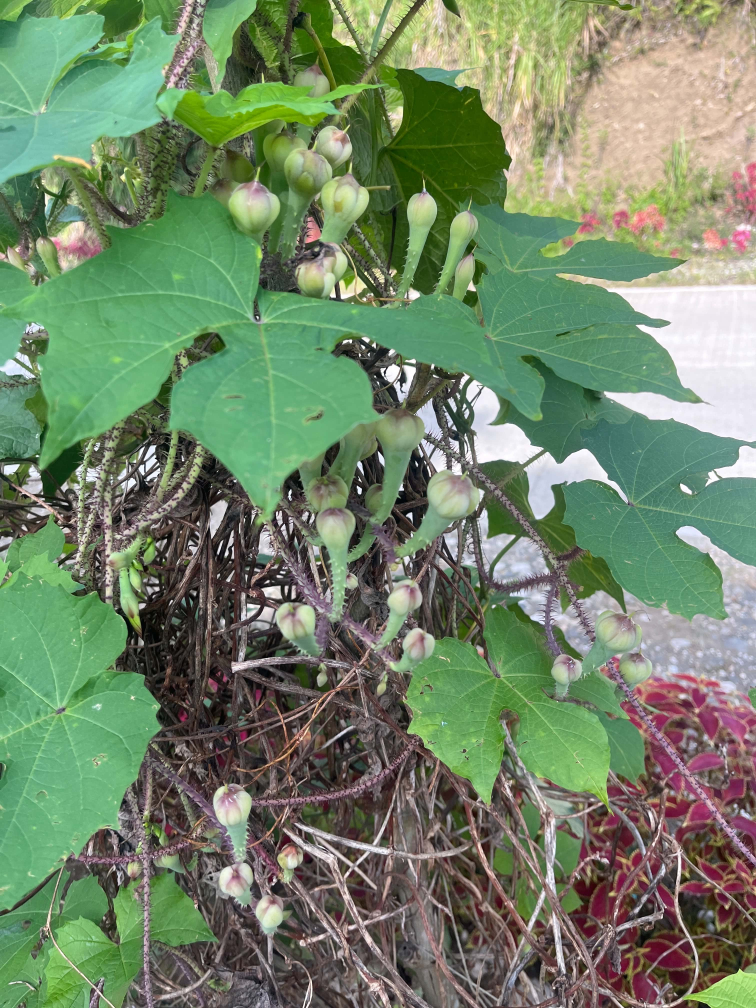
#> input picture assets/COBRA VINE/a2840fdd-4d35-4314-bba9-a325ac9b5b4d.jpeg, 3024 x 4032 px (shown at 1/4 size); its folder holds only this picture in this run; the run also reads 1 picture not shown here
$ python build.py
#> lines starting #> are read from the running program, lines starting #| are printed output that depends on the picture
"""Prepare small static assets for local use and Vercel's CDN.

Run normally after changing assets/. Vercel runs --check against the committed
web copies, so original photographs never need to enter the function bundle.
"""

from __future__ import annotations

import argparse
import hashlib
import json
from pathlib import Path
import sys

from PIL import Image, ImageOps

from plant_data import IMAGE_EXTENSIONS


ROOT = Path(__file__).resolve().parent
MANIFEST_VERSION = 1
STATIC_FILES = (
    "styles.css", "app.js", "map.css", "map.js", "favicon.svg",
    "vendor/leaflet/leaflet.js", "vendor/leaflet/leaflet.css", "vendor/leaflet/LICENSE",
    "vendor/leaflet/images/layers.png", "vendor/leaflet/images/layers-2x.png",
    "vendor/leaflet/images/marker-icon.png", "vendor/leaflet/images/marker-icon-2x.png",
    "vendor/leaflet/images/marker-shadow.png",
)


def prepare_photos(root: Path) -> dict:
    source = root / "assets"
    if not source.is_dir():
        raise ValueError("Original assets/ folder is missing. Use --check to verify prepared web photos.")
    folders: dict[str, list[str]] = {}
    source_hashes: dict[str, str] = {}
    source_bytes = 0
    for folder in sorted(source.iterdir(), key=lambda p: p.name.casefold()):
        if not folder.is_dir():
            continue
        names = []
        for path in sorted(folder.iterdir(), key=lambda p: p.name.casefold()):
            if not path.is_file() or path.suffix.lower() not in IMAGE_EXTENSIONS:
                continue
            relative = path.relative_to(source).as_posix()
            # Keep the original extension in the stem to prevent filename collisions.
            target_name = relative + ".webp"
            source_bytes += path.stat().st_size
            with path.open("rb") as original:
                source_hashes[relative] = hashlib.file_digest(original, "sha256").hexdigest()
            with Image.open(path) as original:
#> original is the input picture: PIL image 3024x4032 RGB; mean R, G, B 115.1, 134, 104.4
                image = ImageOps.exif_transpose(original).convert("RGB")
                for directory, edge, quality in (("media", 1200, 82), ("thumbnails", 120, 78)):
                    resized = image.copy()
                    resized.thumbnail((edge, edge), Image.Resampling.LANCZOS)
                    target = root / "public" / directory / target_name
                    target.parent.mkdir(parents=True, exist_ok=True)
                    resized.save(target, "WEBP", quality=quality, method=6)
#> this loop made 2 passes
#> pass 1, in prepare_photos, `resized.save(target, "WEBP", quality=quality, method=6)`:
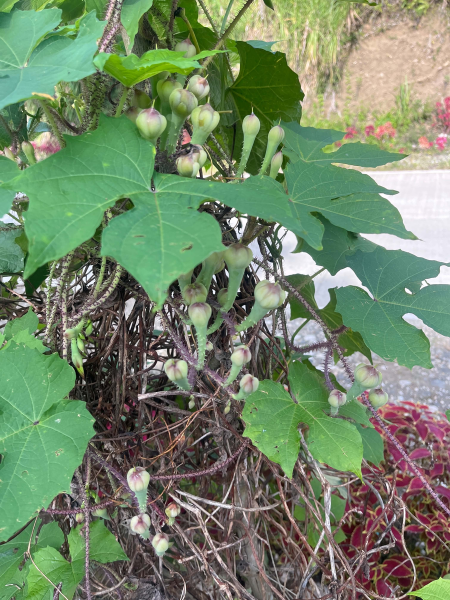
#> saved as a2840fdd-4d35-4314-bba9-a325ac9b5b4d.jpeg.webp: PIL image 900x1200 RGB (shown at 1/2 size); mean R, G, B 115.1, 134, 104.4
#> pass 2, in prepare_photos, `resized.save(target, "WEBP", quality=quality, method=6)`:
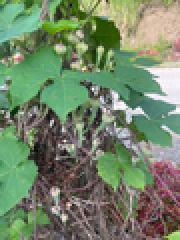
#> saved as a2840fdd-4d35-4314-bba9-a325ac9b5b4d.jpeg.webp: PIL image 90x120 RGB (shown 2 times larger); mean R, G, B 115.1, 134, 104.4
            names.append(target_name)
        if names:
            folders[folder.name] = names
#> pass 2 of the loop in prepare_photos, `for folder in sorted(source.iterdir(), key=lambda p: p.name.casefold()):`:
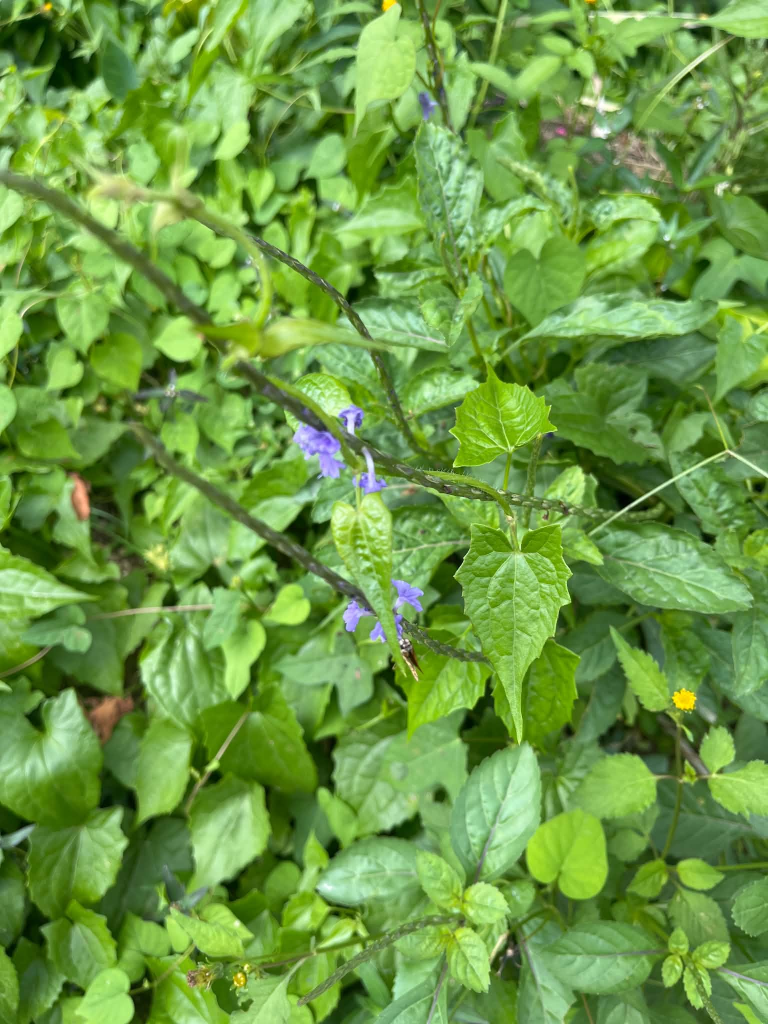
#> input picture assets/ELEPANTE/02d1f2b3-4930-4659-97a0-17861acba98b.jpeg, 1536 x 2048 px (shown at 1/2 size)
#> in prepare_photos, original is the input picture: PIL image 1536x2048 RGB; mean R, G, B 109, 153.8, 69.3
#> the loop in prepare_photos, `for directory, edge, quality in (("media", 1200, 82), ("thumbnails", 1..` made 2 passes
#> pass 2, in prepare_photos, `resized.save(target, "WEBP", quality=quality, method=6)`:
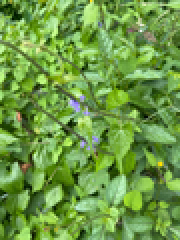
#> saved as 02d1f2b3-4930-4659-97a0-17861acba98b.jpeg.webp: PIL image 90x120 RGB (shown 2 times larger); mean R, G, B 109.1, 153.8, 69.3
    if not folders:
        raise ValueError("No supported photographs found in assets/.")
    manifest = {"version": MANIFEST_VERSION, "folders": folders,
                "original_bytes": source_bytes, "original_sha256": source_hashes}
    active = {name for names in folders.values() for name in names}
    for directory in ("media", "thumbnails"):
        destination = (root / "public" / directory).resolve()
        for stale in destination.rglob("*.webp"):
            if stale.resolve().is_relative_to(destination) and stale.relative_to(destination).as_posix() not in active:
                stale.unlink()
#> pass 2 of the loop in prepare_photos, `for directory in ("media", "thumbnails"):`:
    destination = root / "data" / "photo_manifest.json"
    destination.parent.mkdir(parents=True, exist_ok=True)
    destination.write_text(json.dumps(manifest, ensure_ascii=False, indent=2) + "\n", encoding="utf-8")
    return manifest


def verify_photos(root: Path) -> dict:
    manifest_path = root / "data" / "photo_manifest.json"
    if not manifest_path.is_file():
        raise ValueError("Missing data/photo_manifest.json. Run python build.py locally and commit data/ and public/.")
    manifest = json.loads(manifest_path.read_text(encoding="utf-8"))
    if manifest.get("version") != MANIFEST_VERSION or not manifest.get("folders"):
        raise ValueError("Unsupported or empty photo manifest. Run python build.py again.")
    count = web_bytes = 0
    for folder, files in manifest["folders"].items():
        if not isinstance(files, list) or not files:
            raise ValueError(f"Invalid photo list: {folder}")
        for relative in files:
            parts = Path(relative).parts
            if (Path(relative).is_absolute() or len(parts) != 2 or parts[0] != folder
                    or folder in {".", ".."} or Path(relative).suffix.lower() != ".webp" or "\\" in relative):
                raise ValueError(f"Invalid web photo path: {relative}")
            count += 1
            for directory, edge in (("media", 1200), ("thumbnails", 120)):
                image_path = root / "public" / directory / relative
                if not image_path.is_file():
                    raise ValueError(f"Missing public/{directory}/{relative}. Run python build.py and commit public/.")
                with Image.open(image_path) as image:
                    if image.format != "WEBP" or max(image.size) > edge:
                        raise ValueError(f"Invalid or oversized prepared image: {image_path}")
#> (the run stopped early here; a loop or call above may not have finished)
